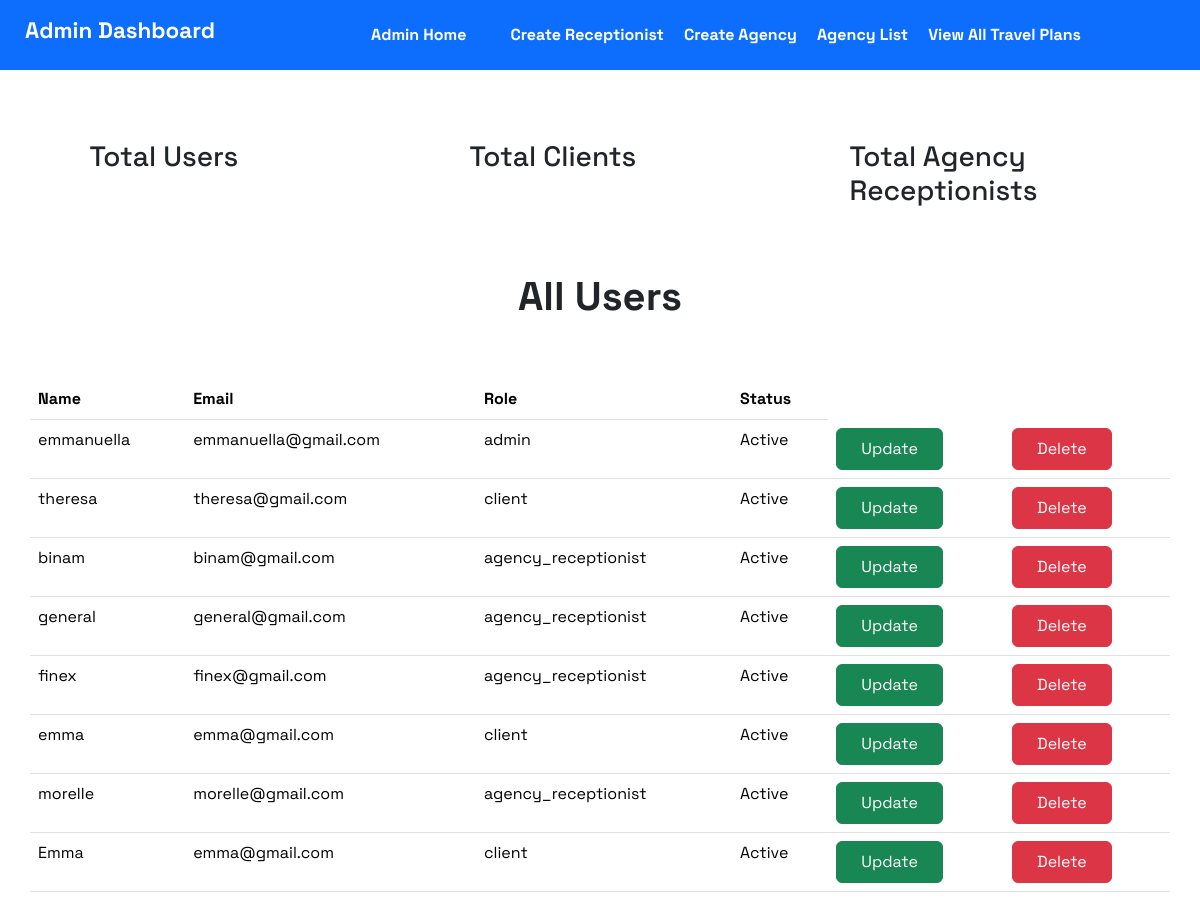
Screenshot of /admin_home/ (signed in) with the database file from the repository.
### accounts/models.py (models this page shows)
class CustomUser(AbstractUser):
    ROLE_CHOICES = [
        ('admin', 'Admin'),
        ('accommodation_receptionist', 'Accommodation_Receptionist'),
        ('agency_receptionist', 'Agency_Receptionist'),
        ('client', 'Client'),
    ]
    roles = models.CharField(max_length=50, choices=ROLE_CHOICES, null=True, blank=True, default='client')

### accounts/views.py (the view)
# urls.py: path('admin_home/', views.admin_home_view, name='admin_home'),
@user_passes_test(lambda u: u.is_superuser)  # Only allow access to superusers
def admin_home_view(request):
    total_users = CustomUser.objects.count()
    total_clients = CustomUser.objects.filter(roles='client').count()
    total_receptionists = CustomUser.objects.filter(roles='agency_receptionist').count()
    context = {
        'total_users': total_users,
        'total_clients': total_clients,
        'total_receptionists': total_receptionists,
    }
    users = CustomUser.objects.all()
    context = {
        'users': users,
    }
    return render(request, 'pages/Admin/adminhome.html', context)

### accounts/templates/pages/Admin/adminhome.html (shortened to what this page needs)
{% load static %}
<!DOCTYPE html>
<html lang="en">
<head>
    <link rel="stylesheet" href="{% static 'css/styles.css' %}">
    <link href="https://cdn.jsdelivr.net/npm/bootstrap@5.3.3/dist/css/bootstrap.min.css" rel="stylesheet"
>
    <link rel="stylesheet" href="https://cdnjs.cloudflare.com/ajax/libs/font-awesome/6.5.2/css/all.min.css"
 />
</head>
<body>
    <header>
        <nav class="navbar navbar-expand-lg navbar-dark bg-primary ">
            <div class="container-fluid">
                <h4 class="btn navbar-brand" href="#">Admin Dashboard</h4>
                <div class="mx-auto collapse navbar-collapse justify-content-end" id="navbarNav">
                    <ul class="navbar-nav mx-auto">
                        <li class="nav-item">
                            <a class="link me-4" href="{% url 'admin_home' %}">Admin Home</a>
                        </li>
                        <li class="nav-item">
                            <a class="" href="{% url 'create_receptionist' %}">Create Receptionist</a>
                        </li>
                        <li class="nav-item">
                            <a href="{% url 'create_agency' %}">Create Agency</a>
                        </li>
                        <li class="nav-item">
                            <a href="{% url 'list_agencies' %}">Agency List</a>
                        </li>
                        <li class="nav-item">
                            <a href="{% url 'list_all_travel_plans' %}">View All Travel Plans</a>
                        </li>
                    </ul>
                </div>
            </div>
        </nav>
    </header>
    <div class="container">
        <div class="row">
            <div class="dashboard-stats col-lg-12 mx-auto">
                <div class="row">
                    <div class="stat col-lg-3 mx-auto">
                        <h3>Total Users</h3>
                    </div>
                    <div class="stat col-lg-3 mx-auto">
                        <h3>Total Clients</h3>
                    </div>
                    <div class="stat col-lg-3 mx-auto">
                        <h3>Total Agency Receptionists</h3>
                    </div>
                </div>
            </div>
            <h1 class="text-center title">All Users</h1>
            <table class="table mb-5">
                <thead>
                    <tr>
                        <th>Name</th>
                        <th>Email</th>
                        <th>Role</th>
                        <th>Status</th>
                    </tr>
                </thead>
                <tbody>
                    {% for user in users %}
                    <tr>
                        <td>{{ user.username }}</td>
                        <td>{{ user.email }}</td>
                        <td>{{ user.roles }}</td>
                        <td>{{ user.is_active|yesno:"Active,Inactive" }}</td>
                        <td>
                            <a class="btn btn-success px-4 py-2" href="{% url 'edit_user' user.id %}">Update</a>
                        </td>
                        <td>
                            <a class="btn btn-danger px-4 py-2" href="{% url 'delete_user' user.id %}">Delete</a>
                        </td>
                    </tr>
                    {% endfor %}
                </tbody>
            </table>
        </div>
    </div>
</body>
</html>

### accounts/static/css/styles.css (style rules this page uses)
body { font-family: "Space Grotesk", sans-serif; margin: 0; padding: 0; transition: all 0.4s; }
nav .navbar-brand { font-size: 1.4em; font-weight: bold; color: white; }
nav a { font-weight: bold; padding-left: 20px; }
header { background: linear-gradient(rgba(0, 0, 0, 0.8), rgba(0, 0, 0, 0.5)), url("../image/agency/background.jpg") center center fixed no-repeat; background-size: cover; background-position: fixed; margin-bottom: 150px; }

### accounts/templates/pages/Admin/adminhome.html (style rules this page uses)
body { font-family: "Space Grotesk", sans-serif; }
header { margin: 0; padding: 0; height: 140px; background: none; }
.table { margin-top: 50px; }
.title { margin-top: 50px; font-weight: bold; }
.nav-item a { color: white; text-decoration: none; }

### rows the page displays
CustomUser: username "emmanuella", email "emmanuella@gmail.com", roles "admin", is_active "Active"
CustomUser: username "theresa", email "theresa@gmail.com", roles "client", is_active "Active"
CustomUser: username "binam", email "binam@gmail.com", roles "agency_receptionist", is_active "Active"
CustomUser: username "general", email "general@gmail.com", roles "agency_receptionist", is_active "Active"
CustomUser: username "finex", email "finex@gmail.com", roles "agency_receptionist", is_active "Active"
CustomUser: username "emma", email "emma@gmail.com", roles "client", is_active "Active"
CustomUser: username "morelle", email "morelle@gmail.com", roles "agency_receptionist", is_active "Active"
CustomUser: username "Emma", email "emma@gmail.com", roles "client", is_active "Active"
